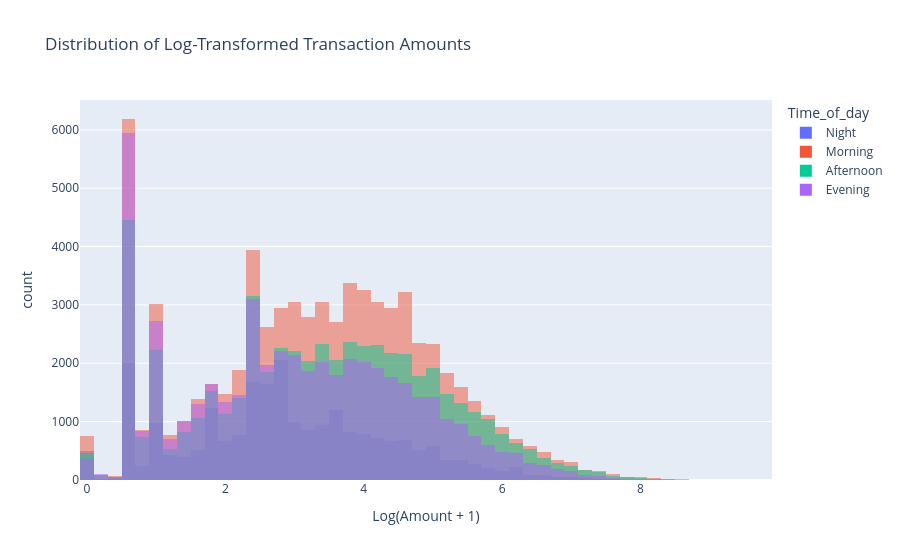

The cell this chart's notebook holds for it:
### Code cell
import plotly.express as px
import matplotlib.pyplot as plt
import seaborn as sns

px.histogram(train_df, x='amount_log', color='Time_of_day', title='Distribution of Log-Transformed Transaction Amounts', 
             labels={'amount_log': 'Log(Amount + 1)'}, 
             nbins=50,
             barmode='overlay')

### Figure 1 — Plotly figure (JSON) as saved in the notebook; plotly's stock layout.template omitted (floating-point values rounded to 4 significant figures; data arrays with more than 128 entries replaced by an {"elided": "..."} marker saying what was removed)
{"data": [{"bingroup": "x", "hovertemplate": "Time_of_day=Night<br>Log(Amount + 1)=%{x}<br>count=%{y}<extra></extra>", "legendgroup": "Night", "marker": {"color": "#636efa", "opacity": 0.5, "pattern": {"shape": ""}}, "name": "Night", "nbinsx": 50, "orientation": "v", "showlegend": true, "type": "histogram", "x": {"elided": "23842 float values"}, "xaxis": "x", "yaxis": "y"}, {"bingroup": "x", "hovertemplate": "Time_of_day=Morning<br>Log(Amount + 1)=%{x}<br>count=%{y}<extra></extra>", "legendgroup": "Morning", "marker": {"color": "#EF553B", "opacity": 0.5, "pattern": {"shape": ""}}, "name": "Morning", "nbinsx": 50, "orientation": "v", "showlegend": true, "type": "histogram", "x": {"elided": "70643 float values"}, "xaxis": "x", "yaxis": "y"}, {"bingroup": "x", "hovertemplate": "Time_of_day=Afternoon<br>Log(Amount + 1)=%{x}<br>count=%{y}<extra></extra>", "legendgroup": "Afternoon", "marker": {"color": "#00cc96", "opacity": 0.5, "pattern": {"shape": ""}}, "name": "Afternoon", "nbinsx": 50, "orientation": "v", "showlegend": true, "type": "histogram", "x": {"elided": "53811 float values"}, "xaxis": "x", "yaxis": "y"}, {"bingroup": "x", "hovertemplate": "Time_of_day=Evening<br>Log(Amount + 1)=%{x}<br>count=%{y}<extra></extra>", "legendgroup": "Evening", "marker": {"color": "#ab63fa", "opacity": 0.5, "pattern": {"shape": ""}}, "name": "Evening", "nbinsx": 50, "orientation": "v", "showlegend": true, "type": "histogram", "x": {"elided": "50312 float values"}, "xaxis": "x", "yaxis": "y"}], "layout": {"barmode": "overlay", "legend": {"title": {"text": "Time_of_day"}, "tracegroupgap": 0}, "title": {"text": "Distribution of Log-Transformed Transaction Amounts"}, "xaxis": {"anchor": "y", "domain": [0, 1], "title": {"text": "Log(Amount + 1)"}}, "yaxis": {"anchor": "x", "domain": [0, 1], "title": {"text": "count"}}}}
